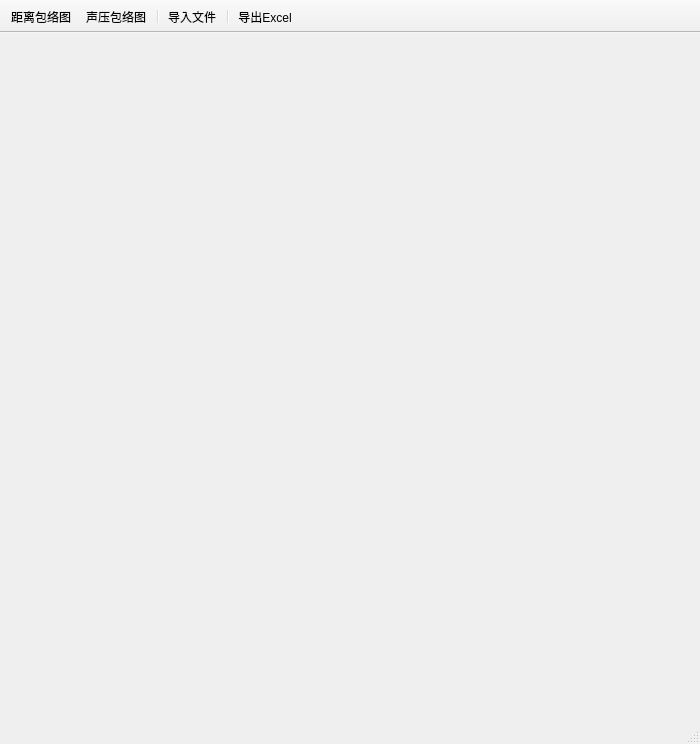
<?xml version="1.0" encoding="UTF-8"?>
<ui version="4.0">
 <class>MainWindow</class>
 <widget class="QMainWindow" name="MainWindow">
  <property name="geometry">
   <rect>
    <x>0</x>
    <y>0</y>
    <width>700</width>
    <height>744</height>
   </rect>
  </property>
  <property name="windowTitle">
   <string>MainWindow</string>
  </property>
  <widget class="QWidget" name="centralWidget">
   <layout class="QVBoxLayout" name="verticalLayout">
    <item>
     <widget class="QWidget" name="widget" native="true"/>
    </item>
   </layout>
   <zorder>widget</zorder>
   <zorder>tabWidget</zorder>
  </widget>
  <widget class="QToolBar" name="mainToolBar">
   <property name="enabled">
    <bool>true</bool>
   </property>
   <property name="movable">
    <bool>false</bool>
   </property>
   <property name="toolButtonStyle">
    <enum>Qt::ToolButtonTextBesideIcon</enum>
   </property>
   <attribute name="toolBarArea">
    <enum>TopToolBarArea</enum>
   </attribute>
   <attribute name="toolBarBreak">
    <bool>false</bool>
   </attribute>
   <addaction name="actionDistance"/>
   <addaction name="actionSound"/>
   <addaction name="separator"/>
   <addaction name="actionRead"/>
   <addaction name="separator"/>
   <addaction name="actionExtend"/>
  </widget>
  <widget class="QStatusBar" name="statusBar"/>
  <action name="actionRead">
   <property name="icon">
    <iconset resource="res.qrc">
     <normaloff>:/new/prefix1/open.png</normaloff>:/new/prefix1/open.png</iconset>
   </property>
   <property name="text">
    <string>导入文件</string>
   </property>
   <property name="toolTip">
    <string>读取文本信息(txt文本或者Excel表格)</string>
   </property>
  </action>
  <action name="actionExtend">
   <property name="icon">
    <iconset resource="res.qrc">
     <normaloff>:/new/prefix1/excel.png</normaloff>:/new/prefix1/excel.png</iconset>
   </property>
   <property name="text">
    <string>导出Excel</string>
   </property>
   <property name="toolTip">
    <string>导出Excel表格</string>
   </property>
  </action>
  <action name="actionDistance">
   <property name="icon">
    <iconset resource="res.qrc">
     <normaloff>:/new/prefix1/app_list_32.png</normaloff>:/new/prefix1/app_list_32.png</iconset>
   </property>
   <property name="text">
    <string>距离包络图</string>
   </property>
   <property name="toolTip">
    <string>距离包络图</string>
   </property>
  </action>
  <action name="actionSound">
   <property name="icon">
    <iconset resource="res.qrc">
     <normaloff>:/new/prefix1/figure8.png</normaloff>:/new/prefix1/figure8.png</iconset>
   </property>
   <property name="text">
    <string>声压包络图</string>
   </property>
   <property name="toolTip">
    <string>声压包络图</string>
   </property>
  </action>
 </widget>
 <layoutdefault spacing="6" margin="11"/>
 <resources>
  <include location="res.qrc"/>
 </resources>
 <connections/>
</ui>
